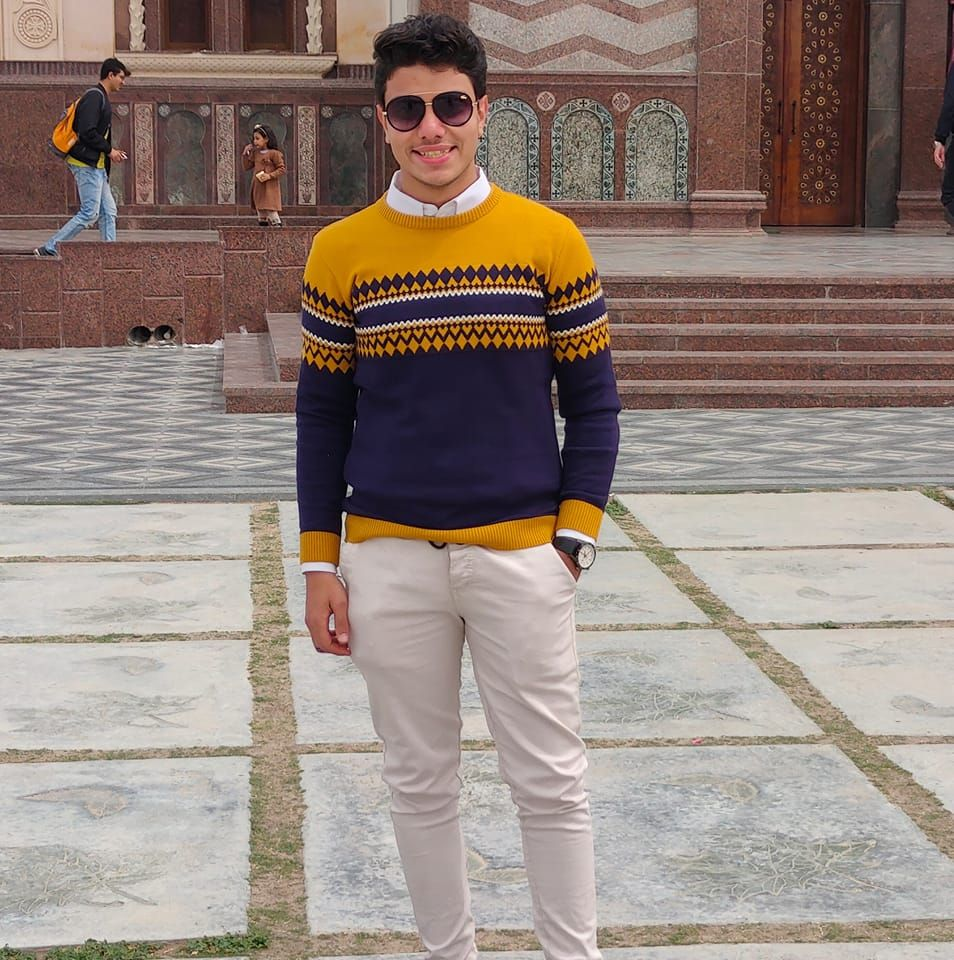
#> input picture test_images/7.jpg, 954 x 960 px, found by its file name
$ jupyter execute model.ipynb
#> lines starting #> are read from the running program, lines starting #| are printed output that depends on the picture; long printed decimals are rounded
[cell 1]
import numpy as np

class PCA:

    def __init__(self, n_components):
        self.n_components = n_components
        self.components = None
        self.mean = None

    def fit(self, X):
        # mean centering
        self.mean = np.mean(X, axis=0)
        X = X -  self.mean

        # covariance, functions needs samples as columns
        cov = np.cov(X.T)

        # eigenvectors, eigenvalues
        eigenvectors, eigenvalues = np.linalg.eig(cov)

        # eigenvectors v = [:, i] column vector, transpose this for easier calculations
        eigenvectors = eigenvectors.T

        # sort eigenvectors
        idxs = np.argsort(eigenvalues)[::-1]
        eigenvalues = eigenvalues[idxs]
        eigenvectors = eigenvectors[idxs]

        self.components = eigenvectors[:self.n_components]

    def transform(self, X):
        # projects data
        X = X - self.mean
        return np.dot(X, self.components.T)

[cell 2]
import pickle

# Load the list from the file using pickle
with open("dataset.pkl", "rb") as f:
#> (reads dataset.pkl from the repository)
    my_list = pickle.load(f)

[cell 3]
import matplotlib.pyplot as plt
import cv2

# Get a random image from the dataset
sample_image = my_list[0][11]
sample_image = sample_image.reshape(37,50)
# Display the image

plt.imshow(sample_image, cmap='gray')
plt.show()
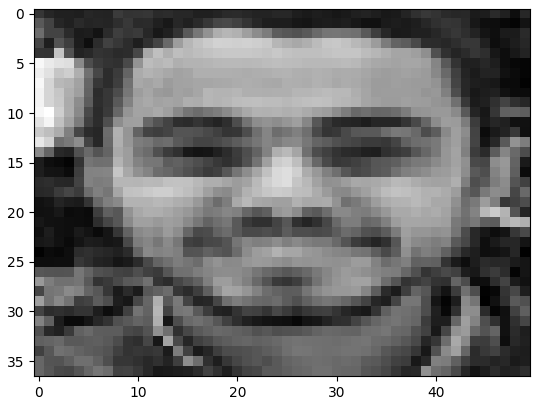
#> figure drawn by matplotlib, 1 panel

[cell 4]
X , y , names = my_list

[cell 5]
import numpy as np

[cell 6]
X = np.array(X)

[cell 7]
print(X.shape)

[cell 8]
import numpy as np
from sklearn import  metrics
from sklearn.model_selection import train_test_split
from sklearn.datasets import fetch_lfw_people
from sklearn.decomposition import PCA
from sklearn import svm

[cell 9]
# Apply PCA to the raw pixel values
n_components = 200
pca = PCA(n_components=n_components)
eigenfaces = pca.fit(X)
eigenfaces = pca.transform(X)

[cell 10]
eigenfaces.shape

[cell 11]
X_train, X_test, y_train, y_test = train_test_split(eigenfaces, y, test_size=0.1,random_state=47)

[cell 12]
# Train an SVM model using the training set
clf = svm.SVC(kernel='linear', C=1)
clf.fit(X_train, y_train)

[cell 13]
y_pred = clf.predict(X_test)

[cell 14]
# Evaluate the performance of the model
accuracy = metrics.accuracy_score(y_test, y_pred)
precision = metrics.precision_score(y_test, y_pred, average='weighted')
recall = metrics.recall_score(y_test, y_pred, average='weighted')
f1_score = metrics.f1_score(y_test, y_pred, average='weighted')

print(f"Accuracy: {accuracy}\nPrecision: {precision}\nRecall: {recall}\nF1 score: {f1_score}")

[cell 15]
import cv2

def predict_image(path,model,pca,names):
    # Load the pre-trained face detection classifier
#> called with path = '7.jpg'
    face_cascade = cv2.CascadeClassifier('haarcascade_frontalface_default.xml')

    # Set the new width and height
    new_width = 500
    new_height = 500

    img = cv2.imread(path)
#> img is the input picture: shape (960, 954, 3); mean B, G, R 125, 133.6, 149

    # Resize the image
    resized_img = cv2.resize(img, (new_width, new_height))
    gray = cv2.cvtColor(resized_img, cv2.COLOR_BGR2GRAY)
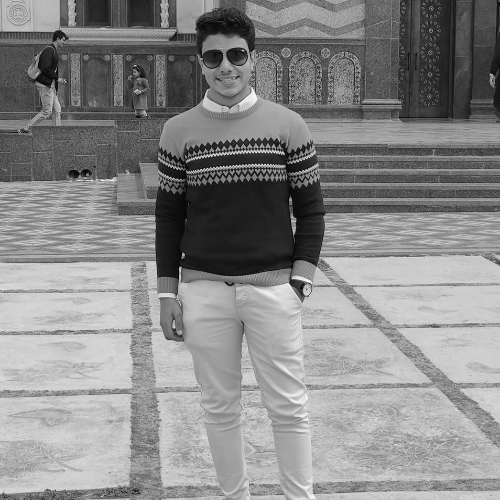
#> gray: shape (500, 500); min 2, max 253, mean 137.1

    faces = face_cascade.detectMultiScale(gray, scaleFactor=1.1, minNeighbors=5)
#> faces = [[190, 30, 70, 70]]
    print(faces)
#| [[190  30  70  70]]
    for (x, y, w, h) in faces:
        cropped_img = gray[y:y+h, x:x+w]
#> this loop made 1 pass
#> pass 1, in predict_image, `cropped_img = gray[y:y+h, x:x+w]`:
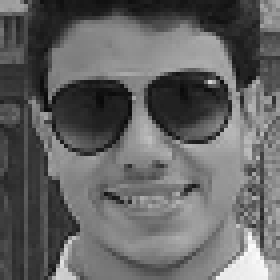
#> cropped_img: shape (70, 70) (shown 4 times larger); min 9, max 251, mean 100

    cropped_img = cv2.resize(cropped_img,(50,37))
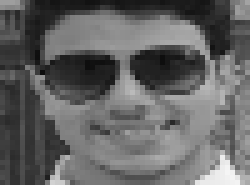
#> cropped_img: shape (37, 50) (shown 5 times larger); min 14, max 245, mean 99.8
    flatten_img = cropped_img.flatten().reshape(1,-1)
    flatten_img = pca.transform(flatten_img)
    result = model.predict(flatten_img)
#> result = [4]
    confidence = model.decision_function(flatten_img)
#> confidence = [[2.05, 1.83, 0.901, 0.767, 4.26]]

    # Print the prediction and confidence
    print("Prediction:", names[int(result)])
#| Prediction: mariam mohamed
    print("Confidence:", confidence)
#| Confidence: [[2.054 1.828  0.901 0.7673 4.261]]
